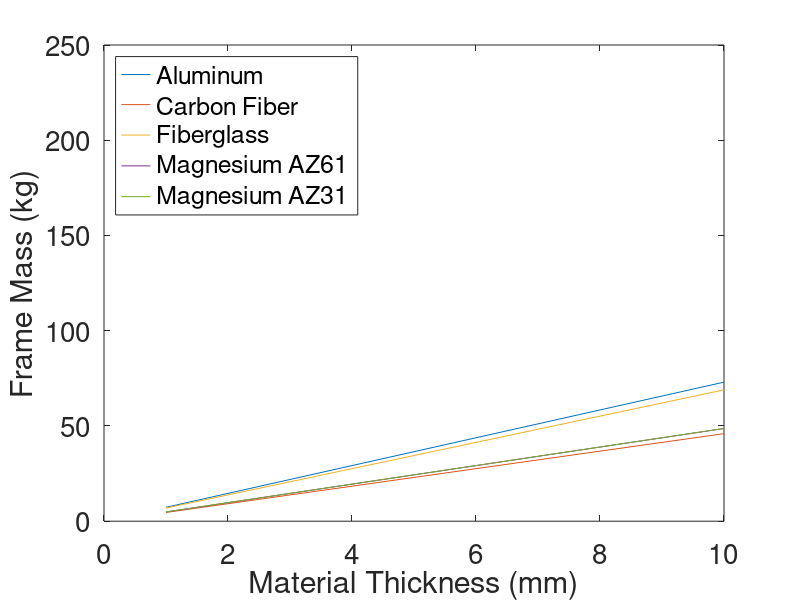

The MATLAB source for this figure: (Note: this script raises an error after producing the figure.)
clear all; close all
clc;

%%%%%%%%
% Deteriming Shell Material and Thickness
%%%%%%%%

% For a well insulated pod, we want a material and thickness that minimizes weight and has a very low dQ
% For not a well insulated pod (accounting for heat transfer from environment), we want a material and 
%      thickness that minimizes weight and has a very high dQ


Apogee_Temperature  = 260; % Kelvin
Takeoff_Temperature = 300; % Kelvin

% The array of best and worst case scenarios
Temperatures = [Apogee_Temperature,Takeoff_Temperature];
T_Pod = 288; % Kelvin
% Convection coefficient for difference in temperatures
h_Convection_Coefficient_Air = [35,17]; %W/m2k

% Pod Dimensions
Length_Pod = 2; % Meters
Width_Pod  = .38; % Meters
Height_Pod = .4; % Meters

% Material Densities
Aluminum_Density        = 2700; %kg/m3, 6061
CarbonFiber_Density     = 1700; %kg/m3, 6061
Fiberglass_Density      = 2550; %kg/m3
Magnesium_AZ61_Density  = 1800; %kg/m3
Magnesium_AZ31_Density  = 1800; %kg/m3
Densities = [Aluminum_Density,CarbonFiber_Density,Fiberglass_Density,Magnesium_AZ61_Density,Magnesium_AZ31_Density]; % 4 Total, loop every two

% Thermal Conductivity for 260 and 300 Kelvin
Aluminum_Thermal_k       = [147,155];      %W/mk
CarbonFiber_Thermal_k     = [0.5,0.8]; %W/mk
Fiberglass_Thermal_k     = [0.0325,0.038]; %W/mk
Magnesium_AZ61_Thermal_k = [82,85];        %W/mk
Magnesium_AZ31_Thermal_k = [60,63.5];      %W/mk
Thermal_k_Array_T1 = [Aluminum_Thermal_k(1),CarbonFiber_Thermal_k(1),Fiberglass_Thermal_k(1),Magnesium_AZ61_Thermal_k(1),Magnesium_AZ31_Thermal_k(1)]; % 4 Total
Thermal_k_Array_T2 = [Aluminum_Thermal_k(2),CarbonFiber_Thermal_k(2),Fiberglass_Thermal_k(2),Magnesium_AZ61_Thermal_k(2),Magnesium_AZ31_Thermal_k(2)]; % 4 Total


Total_Mass_Pod = zeros(5,10);
R_Pod_Total    = zeros(5,10);
Q_Dot_Environment = zeros(5,10);
i=1;
for density = Densities
    j=1;
    for Wall_Thickness = linspace(.001,.01,10)
        Temperature = Temperatures(1);
        h_Convection_Coefficient_Air_T1 = h_Convection_Coefficient_Air(1);
        Pod_Surface_Area_1 = 2*Height_Pod*Width_Pod;
        Pod_Surface_Area_2 = 3*Length_Pod*Height_Pod; % Not including Top Face against Drone
        Total_Mass_Pod(i,j) = Wall_Thickness*density * (Pod_Surface_Area_1 + Pod_Surface_Area_2); % Total Weight of the Pod Frame
        % Resistances
        R_Conductivity_Pod_1 = Wall_Thickness / (Thermal_k_Array_T1(i) * Pod_Surface_Area_1);
        R_Conductivity_Pod_2 = Wall_Thickness / (Thermal_k_Array_T1(i) * Pod_Surface_Area_2);
        R_Convection_Air_1 = 1/(h_Convection_Coefficient_Air_T1*Pod_Surface_Area_1);
        R_Convection_Air_2 = 1/(h_Convection_Coefficient_Air_T1*Pod_Surface_Area_2);
        R_Pod_Total(i,j) = 1/(1/(R_Conductivity_Pod_1 + R_Convection_Air_1) + 1/(R_Conductivity_Pod_2+ R_Convection_Air_2));
        Q_Dot_Environment(i,j) = T_Pod-Temperature/(R_Pod_Total(i,j));
        j = j+1;
    end
    i = i+1;
end
    
Total_Mass_Pod_T2 = zeros(5,10);
R_Pod_Total_T2    = zeros(5,10);
Q_Dot_Environment_T2 = zeros(5,10);
i=1;
for density = Densities
    j=1;
    for Wall_Thickness = linspace(.001,.01,10)
        
        Temperature = Temperatures(2);
        h_Convection_Coefficient_Air_T2 = h_Convection_Coefficient_Air(2);
        Pod_Surface_Area_1 = 2*Height_Pod*Width_Pod;
        Pod_Surface_Area_2 = 3*Length_Pod*Height_Pod; % Not including Top Face against Drone
        Total_Mass_Pod_T2(i,j) = Wall_Thickness.*density * (Pod_Surface_Area_1 + Pod_Surface_Area_2); % Total Weight of the Pod Frame
        % Resistances
        R_Conductivity_Pod_1 = Wall_Thickness ./ (Thermal_k_Array_T2(i) * Pod_Surface_Area_1);
        R_Conductivity_Pod_2 = Wall_Thickness ./ (Thermal_k_Array_T2(i) * Pod_Surface_Area_2);
        R_Convection_Air_1 = 1/(h_Convection_Coefficient_Air_T2*Pod_Surface_Area_1);
        R_Convection_Air_2 = 1/(h_Convection_Coefficient_Air_T2*Pod_Surface_Area_2);
        R_Pod_Total_T2(i,j) = 1/(1/(R_Conductivity_Pod_1 + R_Convection_Air_1) + 1/(R_Conductivity_Pod_2+ R_Convection_Air_2));
    
        Q_Dot_Environment_T2(i,j) = T_Pod-Temperature/(R_Pod_Total_T2(i,j));
        j = j+1;
    end
    i = i+1;
end


figure(1)
plot(Total_Mass_Pod')
ylabel('Frame Mass (kg)','FontSize',22)
xlabel('Material Thickness (mm)','FontSize',22)
legend()
set(gca,'fontsize',20)
ylim([0,250])

set(gca,'fontsize',20)
lgd = legend('Aluminum','Carbon Fiber','Fiberglass','Magnesium AZ61','Magnesium AZ31','Location','northwest');
lgd.FontSize = 12;
hold off

figure(2)
plot(Q_Dot_Environment([1,2,3,4,5],1:10)')
ylabel('dQ (J/s)','FontSize',22)
xlabel('Material Thickness (mm)','FontSize',22)
ylim([-80000,20000])
set(gca,'fontsize',20)
lgd = legend('Aluminum','Carbon Fiber','Fiberglass','Magnesium AZ61','Magnesium AZ31','Location','northwest');
lgd.FontSize = 10;
hold off

% Q dot needed for correct refrigeration at takeoff and Apogee (Worst case scenarios
Q_Takeoff_Fiberglass = Q_Dot_Environment_T2(3,2)
Q_Takeoff_Aluminum = Q_Dot_Environment_T2(1,2)
M_Takeoff_Fiberglass = Total_Mass_Pod_T2(3,2)
M_Takeoff_Aluminum = Total_Mass_Pod_T2(1,2)

% Change material thickness to 2mm and all consequences
